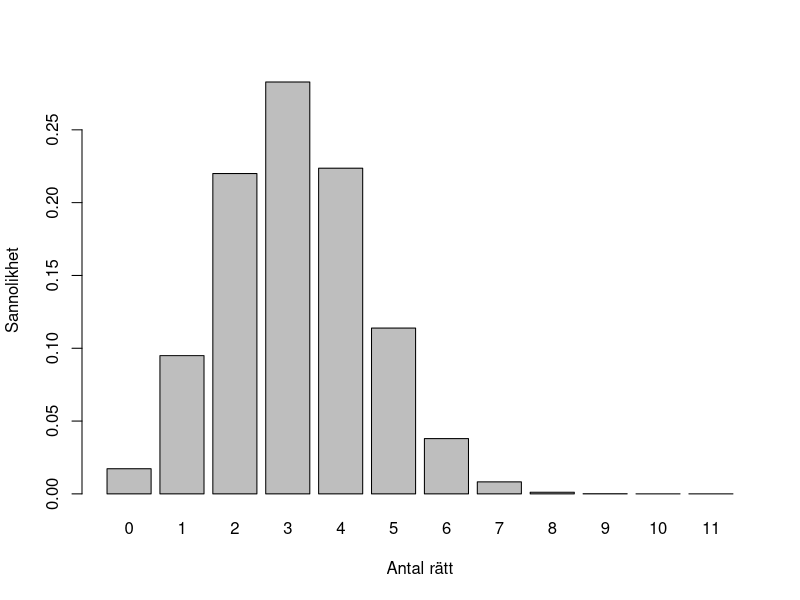

R code for this plot:
## ---- chunk 1
K <- 11
p <- rep(0, K + 1) # Vektor med sannolikheterna

for (k in 0:K) {
  p[k+1] <- choose(11, k) * choose(59, 20 - k) / choose(70, 20)
}


df <- data.frame(k = 0:K, p = round(p, 3))  # Skapa tabell med avrundade värden
names(df) <- c("Antal rätt", "Sannolikhet")
knitr::kable(df, digits = 3, caption = "Sannolikheter för att få 0 till 11 rätt i Keno 11")
## ---- chunk 2
abs(sum(p) - 1) < 10^(-8)
## ---- chunk 3
names(p) <- 0:K
barplot(p, xlab = "Antal rätt", ylab = "Sannolikhet", fig.cap="Beskrivande text.")
